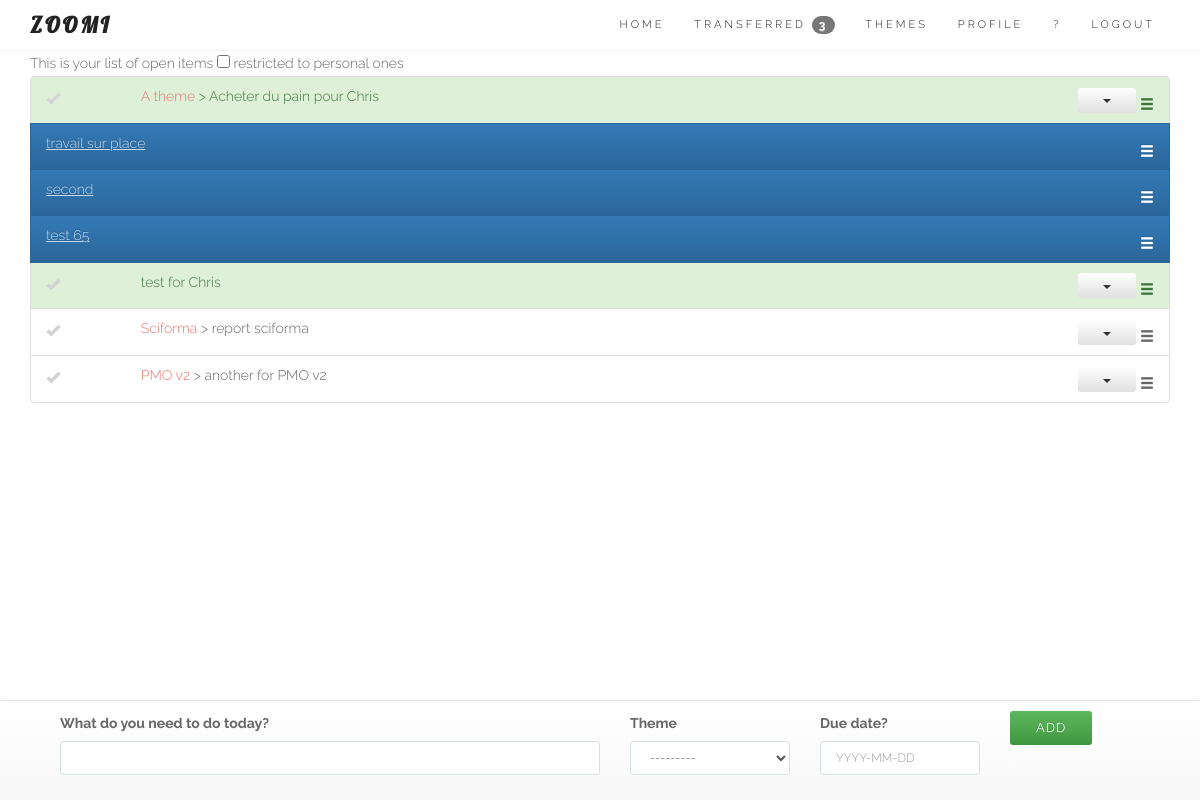
The app's page / (signed in) with its own data.
### core/models.py (models this page shows, shortened)
class UserProfile(models.Model):
	user = models.OneToOneField(User, on_delete=models.CASCADE)
	company = models.CharField(max_length=50)
	def get_entry_transfered(self):
		return self.user.entry_set.filter(transfered=True, done=False).count()

class Entry(models.Model):
	user = models.ForeignKey(User)
	name = models.CharField(max_length=100)
	data = models.CharField(max_length=200, blank=True)
	order = models.IntegerField(default=1000)
	duedate = models.DateField(null=True, blank=True)
	done = models.BooleanField(default=False) # 0 = to do / 1 = completed
	impediment = models.BooleanField(default=False) # 0 = No / 1 = Yes
	transfered = models.BooleanField(default=False) # 0 = No / 1 = Yes = no longer in your List
	personal = models.BooleanField(default=False) # 0 = No / 1 = Yes
	assignees = models.ManyToManyField(User, related_name='assignees',blank=True)
	section = models.BooleanField(default=False) # 0 = No / 1 = Yes
	created_at = models.DateTimeField(auto_now_add=True)
	completed_on = models.DateTimeField(null=True, blank=True)
	theme = models.ForeignKey(Theme, null=True, blank=True)
	class Meta:
		ordering = ['order']
		verbose_name_plural = "entries"
	def __str__(self):
		return str(self.name)
	def update_entry_url(self):
		return reverse (viewname="detail", args=[self.id])
	def update_modal_entry_url(self):
		return reverse (viewname="entrymodal", args=[self.id])
	def comment_entry_url(self):
		return reverse (viewname="commentlist", args=[self.id])
	def theme_entry_url(self):
		return reverse (viewname="themedetails", args=[self.theme.id])

class Theme(models.Model):
	user = models.ForeignKey(User)
	name = models.CharField(max_length=100, null=True, blank=True)
	created_at = models.DateTimeField(auto_now_add=True)
	def __str__(self):
		return str(self.name)

### core/views.py (the view, shortened to what this page needs)
# urls.py: url(r'^$', login_required(coreviews.EntryListAppendViewBS.as_view()), name='entrylistBS'), # Bootstrap test
class EntryListAppendViewBS(ListAppendView):
	model = coremodels.Entry
	template_name = 'entry/listBS.html'
	context_object_name = 'entry'
	hide_sortable = ""
	def get_queryset(self):
		return coremodels.Entry.objects.filter(Q(user=self.request.user, transfered=0) | Q(assignees=self.request.user), done=False).order_by('order')

### core/models.py
class EntryCreateForm(ModelForm):
	class Meta:
		model = Entry
		fields = ['name','theme','duedate'] # the form on the homepage
	def __init__(self, *args, **kwargs): # current_business, as parameter (cf Creeam)
		current_user = kwargs.pop('user')
		super(EntryCreateForm, self).__init__(*args, **kwargs)
		self.fields['name'].label = "What do you need to do today?"
		self.fields['theme'].label = "Theme"
		self.fields['duedate'].label = "Have a due date?"
		self.fields['duedate'].widget.attrs['placeholder'] = "YYYY-MM-DD"
		self.fields['name'].widget.attrs['autofocus'] = "on"
		self.fields['theme'].queryset = Theme.objects.filter(user=current_user)

### core/models.py (called while the page is built)
	def get_form_kwargs(self):
		kwargs = super(ListAppendView, self).get_form_kwargs()
		kwargs['user'] = self.request.user
		return kwargs

	def get(self, request, *args, **kwargs):
		self.object_list = self.get_queryset()
		allow_empty = self.get_allow_empty()
		if not allow_empty and len(self.object_list) == 0:
			raise Http404(_(u"Empty list and '%(class_name)s.allow_empty' is False.")
							% {'class_name': self.__class__.__name__})
		self.object = None
		form_class = self.get_form_class()
		form = self.get_form(form_class)
		context = self.get_context_data(object_list=self.object_list, form=form)
		return self.render_to_response(context)

### templates/entry/listBS.html (shortened to what this page needs)
{% extends "base/theme.html" %}
{% load sitegate %}
{% load staticfiles %}
{% block page_sub_title %}
<form>
This is your list of open items
<input type='checkbox' class='showpersonal' /> restricted to personal ones
</form>
{% endblock %}
{% block content %}
<link rel="stylesheet" href="{% static "css/zoomi.css" %}">
<section id="services">
	<div class="container">
		<div class="row ">
			<div class="col-lg-12 text-center">
						<ul id="todo_list_BS">
						   	{% for objects in object_list %}
{% block detail %}
									{% include 'entry/detailsBS.html' %}
{% endblock %}
							{% endfor %}
						</ul>
			</div>
		</div>
	</div>
</section>
{% endblock %}
{% block footer %}
	<footer class="navbar navbar-default navbar-fixed-bottom footerform">
		<div class="container">
			{% include 'entry/create.html' %}
		</div>
	</footer>
{% endblock %}

### templates/base/theme.html (shortened to what this page needs)
{% load staticfiles %}
{% load widget_tweaks %}
<!DOCTYPE html>
<html lang="en">
<head>
{% block css_js %}
		<link rel="stylesheet" href="https://maxcdn.bootstrapcdn.com/bootstrap/3.3.6/css/bootstrap.min.css">
		<link rel="stylesheet" href="https://maxcdn.bootstrapcdn.com/bootstrap/3.3.6/css/bootstrap-theme.min.css">
	<link href="{% static "css/font-awesome.min.css" %}" rel="stylesheet" media="screen">
	<link href="{% static "css/simple-line-icons.css" %}" rel="stylesheet" media="screen">
	<link href="{% static "css/animate.css" %}" rel="stylesheet">
	<link href="{% static "css/style.css" %}" rel="stylesheet" media="screen">
	<link rel="stylesheet" href="https://code.jquery.com/mobile/1.4.5/jquery.mobile-1.4.5.min.css" />
{% endblock %}
</head>
<body>
{% block navigation %}
	<header class="header">
		<nav class="navbar navbar-custom" role="navigation">
			<div class="container">
				<div class="navbar-header">
					<a class="navbar-brand" href="/">Zoomi</a>
				</div>
				<div class="collapse navbar-collapse" id="custom-collapse" data-role="navbar">
					<ul class="nav navbar-nav navbar-right">
						<li><a href="/">Home</a></li>
						{% if user.is_authenticated %}
						<li>
						    <a class="page-scroll" href="/transferred">Transferred <span class="badge">{{ user.userprofile.get_entry_transfered }}</span></a>
						</li>
						<li>
						    <a class="page-scroll" href="/themes">Themes</a>
						</li>
						<li>
						    <a class="page-scroll" href="/user/details">Profile</a>
						</li>
						<li>
						    <a class="page-scroll" href="/releases">?</a>
						</li>
						<li>
						    <a class="page-scroll" href="/logout">Logout</a>
						</li>
						{% else %}
						<li>
						    <a class="page-scroll" href="/entrance">Log in</a>
						</li>
						{% endif %}
 					</ul>
				</div>
			</div>
		</nav>
	</header>
{% endblock %}
<div class="container">
	<div class="row">
		<div class="col-sm-12">
{% block page_sub_title %}
{% endblock %}
		</div>
	</div>
</div>
{% block content %}{% endblock %}
{% block footer %}{% endblock %}
</body>
</html>

### templates/entry/detailsBS.html (shortened to what this page needs)
											<li id="entry_{{ objects.id }}" class="list-group-item
										{% if objects.section == 1 %}active personal{% endif %}
										{% if objects.personal == 1 %}personal{% endif %}
										{% if objects.transfered == 1 %}list-group-item-success{% endif %}
										">
								  	<div class="row">
										<div class="{% if objects.section == 1 %}hidden-xs hidden-sm hidden-md{% else %}hidden-xs col-sm-1 col-md-1{% endif %}">
								   			<span class="{% if objects.section == 0 %}glyphicon glyphicon-ok entrycheckmark{% endif %} {% if objects.done == 1 %}completed{% else %}todo{% endif %}" onclick="EntryComplete({{ objects.id }})"> </span>
								   		</div>
								   		<div class="col-xs-7 col-sm-6 col-md-6 col-lg-6 text-left">
								   			<p class="list-group-item-text">
								   				{% if objects.theme %}
								   					<a href="{{ objects.theme_entry_url }}">{{ objects.theme }}</a> >
								   				{% endif %}
								   				{% if objects.section == 1 %}
								   					<a href="{{ objects.update_entry_url }}" style="color:#C7DDEF;text-decoration: underline;">{{ objects|truncatewords:10 }}</a>
								   				{% else %}
									   				{{ objects|truncatewords:10 }}
								   				{% endif %}
									   		</p>
								   		</div>
								   		{% if objects.section == 1 %}
											<div class="col-xs-3 col-sm-1 col-md-1 col-lg-1"></div>
										{% endif %}
								   		<div class="hidden-xs col-sm-3 col-md-3 col-lg-3 text-right">
									    </div>
								   		<div class="hidden-xs col-sm-2 col-md-2 col-lg-2 text-right">
								   			{% if objects.section == 0 %}
												<div class="btn-group">
												  <button type="button" class="btn btn-xs btn-default dropdown-toggle" data-toggle="dropdown" aria-haspopup="true" aria-expanded="false">
												    <span class="caret"></span>
												  </button>
												</div>
											{% endif %}
								   				<span class="glyphicon glyphicon-menu-hamburger selector {{ view.hide_sortable }}">
									    </div>
									</div>
								</li>

### static/css/style.css (style rules this page uses)
body { font: 300 14px/1.8 'Raleway', sans-serif; color: #666; overflow-x: hidden; }
a { color: #E7746F; }
.navbar a, .form-control { -webkit-transition: all 0.4s ease-in-out 0s; -moz-transition: all 0.4s ease-in-out 0s; -ms-transition: all 0.4s ease-in-out 0s; -o-transition: all 0.4s ease-in-out 0s; transition: all 0.4s ease-in-out 0s; }
a, .btn { -webkit-transition: all 0.125s ease-in-out 0s; -moz-transition: all 0.125s ease-in-out 0s; -ms-transition: all 0.125s ease-in-out 0s; -o-transition: all 0.125s ease-in-out 0s; transition: all 0.125s ease-in-out 0s; }
.btn, .form-control, .form-control:hover, .form-control:focus, .navbar-custom .dropdown-menu { -webkit-box-shadow: none; box-shadow: none; }
.btn, .iconbox, .progress, #filter li, .scroll-up a, .form-control, .input-group-addon { -webkit-border-radius: 3px; -moz-border-radius: 3px; -o-border-radius: 3px; border-radius: 3px; }
.form-control { background: #FFF; border: 1px solid #D8E1E4; font-size: 12px; padding: 0 15px; }
.btn { font-family: Raleway, sans-serif; text-transform: uppercase; letter-spacing: 1px; font-size: 13px; padding: 8px 26px; border: 0; }
.btn-xs, .btn-group-xs > .btn { padding: 5px 25px; font-size: 10px; }
.header { border-bottom: 1px solid #f5f5f5; position: relative; width: 100%; z-index: 998; }
.navbar-custom { border: 0; border-radius: 0; margin: 0; text-transform: uppercase; font-family: Raleway, sans-serif; }
.navbar-custom, .navbar-custom .dropdown-menu { background: #fff; padding: 0; }
.navbar-custom .navbar-brand, .navbar-custom .navbar-nav > li > a, .navbar-custom .navbar-nav .dropdown-menu > li > a { font-size: 11px; letter-spacing: 3px; color: #222; }
.navbar-custom .navbar-brand { font-weight: 700; font-size: 22px; font-family: Lobster, cursive; }

### static/css/zoomi.css (style rules this page uses)
html { position: relative; min-height: 100%; }
body { margin-bottom: 130px; }
.selector { cursor: move; vertical-align: middle; margin-top: 5px; }
ul { padding: 0; text-align: left; list-style: none; }
.todo { color:lightgrey; cursor: pointer; }

### records on screen
Entry: section False (drawn), theme "A theme", name "Acheter du pain pour Chris"
Entry: name "travail sur place"
Entry: name "second"
Entry: name "test 65"
Entry: section False (drawn), name "test for Chris"
Entry: section False (drawn), theme "Sciforma", name "report sciforma"
Entry: section False (drawn), theme "PMO v2", name "another for PMO v2"

### other values on screen
{{ user.userprofile.get_entry_transfered }} "3"
